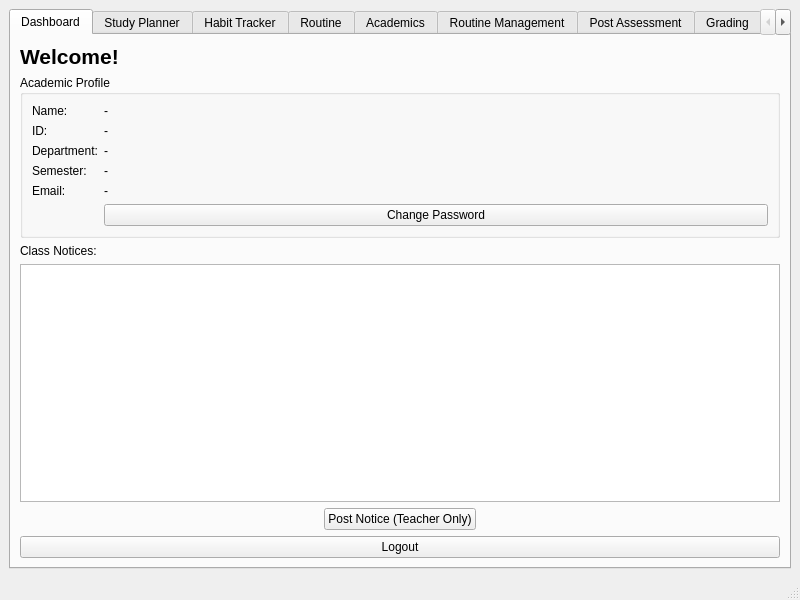
<?xml version="1.0" encoding="UTF-8"?>
<ui version="4.0">
 <class>MainWindow</class>
 <widget class="QMainWindow" name="MainWindow">
  <property name="geometry">
   <rect>
    <x>0</x>
    <y>0</y>
    <width>800</width>
    <height>600</height>
   </rect>
  </property>
  <property name="windowTitle">
   <string>Acadence</string>
  </property>
  <widget class="QWidget" name="centralwidget">
   <layout class="QVBoxLayout" name="verticalLayout">
    <item>
     <widget class="QTabWidget" name="tabWidget">
      <property name="currentIndex">
       <number>0</number>
      </property>
      
      <!-- TAB 1: DASHBOARD & NOTICES -->
      <widget class="QWidget" name="tab_dashboard">
       <attribute name="title">
        <string>Dashboard</string>
       </attribute>
       <layout class="QVBoxLayout" name="verticalLayout_dash">
        <item>
         <widget class="QLabel" name="label_welcome">
          <property name="text">
           <string>Welcome!</string>
          </property>
          <property name="font">
           <font>
            <pointsize>16</pointsize>
            <bold>true</bold>
           </font>
          </property>
         </widget>
        </item>
        <item>
         <widget class="QGroupBox" name="groupBox_profile">
          <property name="title">
           <string>Academic Profile</string>
          </property>
          <layout class="QFormLayout" name="formLayout_profile">
           <item row="0" column="0">
            <widget class="QLabel" name="lbl_p_name"><property name="text"><string>Name:</string></property></widget>
           </item>
           <item row="0" column="1">
            <widget class="QLabel" name="val_p_name"><property name="text"><string>-</string></property></widget>
           </item>
           <item row="1" column="0">
            <widget class="QLabel" name="lbl_p_id"><property name="text"><string>ID:</string></property></widget>
           </item>
           <item row="1" column="1">
            <widget class="QLabel" name="val_p_id"><property name="text"><string>-</string></property></widget>
           </item>
           <item row="2" column="0">
            <widget class="QLabel" name="lbl_p_dept"><property name="text"><string>Department:</string></property></widget>
           </item>
           <item row="2" column="1">
            <widget class="QLabel" name="val_p_dept"><property name="text"><string>-</string></property></widget>
           </item>
           <item row="3" column="0">
            <widget class="QLabel" name="lbl_p_sem"><property name="text"><string>Semester:</string></property></widget>
           </item>
           <item row="3" column="1">
            <widget class="QLabel" name="val_p_sem"><property name="text"><string>-</string></property></widget>
           </item>
           <item row="4" column="0">
            <widget class="QLabel" name="lbl_p_email"><property name="text"><string>Email:</string></property></widget>
           </item>
           <item row="4" column="1">
            <widget class="QLabel" name="val_p_email"><property name="text"><string>-</string></property></widget>
           </item>
           <item row="5" column="1">
            <widget class="QPushButton" name="btnChangePassword">
             <property name="text">
              <string>Change Password</string>
             </property>
             <property name="fixedWidth">
              <number>200</number>
             </property>
            </widget>
           </item>
          </layout>
         </widget>
        </item>
        <item>
         <widget class="QLabel" name="label_notices">
          <property name="text">
           <string>Class Notices:</string>
          </property>
         </widget>
        </item>
        <item>
         <widget class="QListWidget" name="noticeListWidget"/>
        </item>
        <item>
         <layout class="QHBoxLayout" name="hbox_notice_btn">
          <item>
           <spacer name="hspacer_notice_l">
            <property name="orientation"><enum>Qt::Horizontal</enum></property>
            <property name="sizeHint" stdset="0"><size><width>40</width><height>20</height></size></property>
           </spacer>
          </item>
          <item>
           <widget class="QPushButton" name="addNoticeButton">
            <property name="text"><string>Post Notice (Teacher Only)</string></property>
            <property name="maximumWidth"><number>280</number></property>
           </widget>
          </item>
          <item>
           <spacer name="hspacer_notice_r">
            <property name="orientation"><enum>Qt::Horizontal</enum></property>
            <property name="sizeHint" stdset="0"><size><width>40</width><height>20</height></size></property>
           </spacer>
          </item>
         </layout>
        </item>
        <item>
         <widget class="QPushButton" name="logoutButton">
          <property name="text">
           <string>Logout</string>
          </property>
         </widget>
        </item>
       </layout>
      </widget>

      <!-- TAB 2: STUDY PLANNER -->
      <widget class="QWidget" name="tab_planner">
       <attribute name="title">
        <string>Study Planner</string>
       </attribute>
       <layout class="QVBoxLayout" name="verticalLayout_plan">
        <item>
         <widget class="QListWidget" name="taskListWidget"/>
        </item>
        <item>
         <layout class="QHBoxLayout" name="horizontalLayout_task">
          <item>
           <widget class="QLineEdit" name="taskLineEdit">
            <property name="placeholderText">
             <string>New Task Description...</string>
            </property>
           </widget>
          </item>
          <item>
           <widget class="QPushButton" name="addTaskButton">
            <property name="text">
             <string>Add Task</string>
            </property>
           </widget>
          </item>
          <item>
           <widget class="QPushButton" name="btnDeleteTask">
            <property name="text">
             <string>Delete Task</string>
            </property>
            <property name="cursor">
             <cursorShape>PointingHandCursor</cursorShape>
            </property>
            <property name="toolTip"><string>Delete Selected Task</string></property>
           </widget>
          </item>
          <item>
           <widget class="QPushButton" name="btnClearCompletedTasks">
            <property name="text">
             <string>Clear Completed</string>
            </property>
            <property name="cursor">
             <cursorShape>PointingHandCursor</cursorShape>
            </property>
            <property name="toolTip"><string>Delete All Completed Tasks</string></property>
           </widget>
          </item>
         </layout>
        </item>
        
        <item>
         <widget class="QGroupBox" name="groupBox_timer">
          <property name="title">
           <string>Focus Timer</string>
          </property>
          <layout class="QVBoxLayout" name="verticalLayout_timer">
           <item>
            <widget class="QLabel" name="label_timerDisplay">
             <property name="font">
              <font>
               <pointsize>72</pointsize>
               <bold>true</bold>
              </font>
             </property>
             <property name="text">
              <string>00:00</string>
             </property>
             <property name="alignment">
              <set>Qt::AlignCenter</set>
             </property>
            </widget>
           </item>
           <item>
            <layout class="QHBoxLayout" name="horizontalLayout_timerControls">
             <item>
              <widget class="QLabel" name="label_min">
               <property name="text">
                <string>Minutes:</string>
               </property>
              </widget>
             </item>
             <item>
              <widget class="QSpinBox" name="spinTimerMinutes">
               <property name="value">
                <number>25</number>
               </property>
              </widget>
             </item>
             <item>
              <widget class="QPushButton" name="btnTimerStart">
               <property name="text"><string>Start</string></property>
               <property name="maximumWidth"><number>130</number></property>
              </widget>
             </item>
             <item>
              <widget class="QPushButton" name="btnTimerPause">
               <property name="text"><string>Pause</string></property>
               <property name="maximumWidth"><number>130</number></property>
              </widget>
             </item>
             <item>
              <widget class="QPushButton" name="btnTimerStop">
               <property name="text"><string>Stop</string></property>
               <property name="maximumWidth"><number>130</number></property>
              </widget>
             </item>
            </layout>
           </item>
          </layout>
         </widget>
        </item>
       </layout>
      </widget>

      <!-- TAB 3: HABIT TRACKER -->
      <widget class="QWidget" name="tab_habits">
       <attribute name="title">
        <string>Habit Tracker</string>
       </attribute>
       <layout class="QVBoxLayout" name="verticalLayout_habit">
        <item>
         <widget class="QGroupBox" name="groupBox_prayers">
          <property name="title"><string>Daily Prayers (Today)</string></property>
          <layout class="QHBoxLayout" name="hbox_prayers">
           <item>
            <spacer name="hspacer_pray_l">
             <property name="orientation"><enum>Qt::Horizontal</enum></property>
             <property name="sizeHint" stdset="0"><size><width>40</width><height>20</height></size></property>
            </spacer>
           </item>
           <item><widget class="QCheckBox" name="chkFajr"><property name="text"><string>🌅 Fajr</string></property></widget></item>
           <item><widget class="QCheckBox" name="chkDhuhr"><property name="text"><string>☀️ Dhuhr</string></property></widget></item>
           <item><widget class="QCheckBox" name="chkAsr"><property name="text"><string>🌤 Asr</string></property></widget></item>
           <item><widget class="QCheckBox" name="chkMaghrib"><property name="text"><string>🌇 Maghrib</string></property></widget></item>
           <item><widget class="QCheckBox" name="chkIsha"><property name="text"><string>🌙 Isha</string></property></widget></item>
           <item>
            <spacer name="hspacer_pray_r">
             <property name="orientation"><enum>Qt::Horizontal</enum></property>
             <property name="sizeHint" stdset="0"><size><width>40</width><height>20</height></size></property>
            </spacer>
           </item>
          </layout>
         </widget>
        </item>
        <item>
         <widget class="QTableWidget" name="habitTableWidget">
          <property name="selectionBehavior">
           <enum>QAbstractItemView::SelectRows</enum>
          </property>
          <property name="editTriggers">
           <set>QAbstractItemView::NoEditTriggers</set>
          </property>
          <property name="alternatingRowColors">
           <bool>true</bool>
          </property>
          <column>
           <property name="text">
            <string>Type</string>
           </property>
          </column>
          <column>
           <property name="text">
            <string>Name</string>
           </property>
          </column>
          <column>
           <property name="text">
            <string>Progress</string>
           </property>
          </column>
          <column>
           <property name="text">
            <string>Streak</string>
           </property>
          </column>
          <column>
           <property name="text">
            <string>Status</string>
           </property>
          </column>
         </widget>
        </item>
        <item>
         <layout class="QHBoxLayout" name="horizontalLayout_habitButtons">
          <item>
           <spacer name="hspacer_habit_l">
            <property name="orientation"><enum>Qt::Horizontal</enum></property>
            <property name="sizeHint" stdset="0"><size><width>40</width><height>20</height></size></property>
           </spacer>
          </item>
          <item>
           <widget class="QPushButton" name="btnAddHabit">
            <property name="text"><string>Create Habit</string></property>
            <property name="maximumWidth"><number>200</number></property>
           </widget>
          </item>
          <item>
           <widget class="QPushButton" name="btnPerformHabit">
            <property name="text"><string>Perform</string></property>
            <property name="maximumWidth"><number>160</number></property>
           </widget>
          </item>
          <item>
           <widget class="QPushButton" name="btnDeleteHabit">
            <property name="text"><string>Delete Habit</string></property>
            <property name="maximumWidth"><number>200</number></property>
           </widget>
          </item>
          <item>
           <spacer name="hspacer_habit_r">
            <property name="orientation"><enum>Qt::Horizontal</enum></property>
            <property name="sizeHint" stdset="0"><size><width>40</width><height>20</height></size></property>
           </spacer>
          </item>
         </layout>
        </item>
        <item>
         <widget class="QGroupBox" name="groupBox_workoutTimer">
          <property name="title">
           <string>Habit Timer</string>
          </property>
          <layout class="QVBoxLayout" name="verticalLayout_workoutTimer">
           <item>
            <widget class="QLabel" name="label_workoutTimerDisplay">
             <property name="font">
              <font>
               <pointsize>72</pointsize>
               <bold>true</bold>
              </font>
             </property>
             <property name="text">
              <string>00:00.00</string>
             </property>
             <property name="alignment">
              <set>Qt::AlignCenter</set>
             </property>
            </widget>
           </item>
           <item>
            <layout class="QHBoxLayout" name="horizontalLayout_workoutTimerControls">
             <item>
              <spacer name="hspacer_workout_l">
               <property name="orientation"><enum>Qt::Horizontal</enum></property>
               <property name="sizeHint" stdset="0"><size><width>40</width><height>20</height></size></property>
              </spacer>
             </item>
             <item>
              <widget class="QPushButton" name="btnWorkoutStart">
               <property name="text"><string>Start</string></property>
               <property name="maximumWidth"><number>130</number></property>
              </widget>
             </item>
             <item>
              <widget class="QPushButton" name="btnWorkoutPause">
               <property name="text"><string>Pause</string></property>
               <property name="maximumWidth"><number>130</number></property>
              </widget>
             </item>
             <item>
              <widget class="QPushButton" name="btnWorkoutStop">
               <property name="text"><string>Stop</string></property>
               <property name="maximumWidth"><number>130</number></property>
              </widget>
             </item>
             <item>
              <spacer name="hspacer_workout_r">
               <property name="orientation"><enum>Qt::Horizontal</enum></property>
               <property name="sizeHint" stdset="0"><size><width>40</width><height>20</height></size></property>
              </spacer>
             </item>
            </layout>
           </item>
          </layout>
         </widget>
        </item>
       </layout>
      </widget>

      <!-- TAB 5: ROUTINE (Student) -->
      <widget class="QWidget" name="tab_routine">
       <attribute name="title">
        <string>Routine</string>
       </attribute>
       <layout class="QVBoxLayout" name="verticalLayout_routine">
        <item>
         <widget class="QComboBox" name="comboRoutineDay">
          <item><property name="text"><string>Sunday</string></property></item>
          <item><property name="text"><string>Monday</string></property></item>
          <item><property name="text"><string>Tuesday</string></property></item>
          <item><property name="text"><string>Wednesday</string></property></item>
          <item><property name="text"><string>Thursday</string></property></item>
          <item><property name="text"><string>Friday</string></property></item>
          <item><property name="text"><string>Saturday</string></property></item>
         </widget>
        </item>
        <item>
         <widget class="QTableWidget" name="tableRoutine">
          <column><property name="text"><string>Time</string></property></column>
          <column><property name="text"><string>Course</string></property></column>
          <column><property name="text"><string>Room</string></property></column>
          <column><property name="text"><string>Instructor</string></property></column>
          <column><property name="text"><string>Status</string></property></column>
          <property name="editTriggers">
           <set>QAbstractItemView::NoEditTriggers</set>
          </property>
          <property name="selectionBehavior"><enum>QAbstractItemView::SelectRows</enum></property>
          <property name="alternatingRowColors">
           <bool>true</bool>
          </property>
         </widget>
        </item>
       </layout>
      </widget>

      <!-- TAB 6: ACADEMICS (Student) -->
      <widget class="QWidget" name="tab_academics">
       <attribute name="title">
        <string>Academics</string>
       </attribute>
       <layout class="QVBoxLayout" name="verticalLayout_academics">
        <item>
         <widget class="QLabel" name="lbl_assessments"><property name="text"><string>Upcoming Assessments:</string></property></widget>
        </item>
        <item>
         <widget class="QListWidget" name="listAssessments"/>
        </item>
        <item>
         <widget class="QLabel" name="lbl_attendance"><property name="text"><string>Attendance &amp; Grades:</string></property></widget>
        </item>
        <item>
         <widget class="QTableWidget" name="tableAcademics">
          <column><property name="text"><string>Course</string></property></column>
          <column><property name="text"><string>Attendance %</string></property></column>
          <column><property name="text"><string>Score</string></property></column>
          <column><property name="text"><string>Status</string></property></column>
          <property name="alternatingRowColors">
           <bool>true</bool>
          </property>
         </widget>
        </item>
       </layout>
      </widget>

      <!-- TAB 7: TEACHER ROUTINE -->
      <widget class="QWidget" name="tab_teacher_routine">
       <attribute name="title">
        <string>Routine Management</string>
       </attribute>
       <layout class="QVBoxLayout" name="verticalLayout_teacher_routine">
        <item>
         <widget class="QGroupBox" name="grp_routine_manage">
          <property name="title"><string>Manage Routine</string></property>
          <layout class="QHBoxLayout" name="hbox_routine_manage">
           <item><widget class="QComboBox" name="comboRoutineDayInput">
            <item><property name="text"><string>Sunday</string></property></item>
            <item><property name="text"><string>Monday</string></property></item>
            <item><property name="text"><string>Tuesday</string></property></item>
            <item><property name="text"><string>Wednesday</string></property></item>
            <item><property name="text"><string>Thursday</string></property></item>
            <item><property name="text"><string>Friday</string></property></item>
            <item><property name="text"><string>Saturday</string></property></item>
           </widget></item>
           <item>
            <widget class="QPushButton" name="btnCancelClass">
             <property name="text"><string>Cancel Selected Class</string></property>
            </widget>
           </item>
           <item>
            <widget class="QPushButton" name="btnRescheduleClass">
             <property name="text"><string>Exchange / Reschedule</string></property>
            </widget>
           </item>
            <item>
            <spacer name="horizontalSpacer_routine">
             <property name="orientation">
              <enum>Qt::Horizontal</enum>
             </property>
             <property name="sizeHint" stdset="0">
              <size>
               <width>40</width>
               <height>20</height>
              </size>
             </property>
            </spacer>
           </item>
          </layout>
         </widget>
        </item>
        <item>
         <widget class="QTableWidget" name="tableTeacherRoutine">
          <column><property name="text"><string>Time</string></property></column>
          <column><property name="text"><string>Course</string></property></column>
          <column><property name="text"><string>Room</string></property></column>
          <column><property name="text"><string>Semester</string></property></column>
          <property name="editTriggers">
           <set>QAbstractItemView::NoEditTriggers</set>
          </property>
          <property name="selectionBehavior"><enum>QAbstractItemView::SelectRows</enum></property>
          <property name="alternatingRowColors">
           <bool>true</bool>
          </property>
         </widget>
        </item>
       </layout>
      </widget>

      <!-- TAB 8: TEACHER ASSESSMENT -->
      <widget class="QWidget" name="tab_teacher_assessment">
       <attribute name="title">
        <string>Post Assessment</string>
       </attribute>
       <layout class="QVBoxLayout" name="verticalLayout_teacher_assessment">
        <item>
         <widget class="QGroupBox" name="grp_assessment">
          <property name="title"><string>Create Assessment</string></property>
          <layout class="QHBoxLayout" name="hbox_assessment">
           <item><widget class="QComboBox" name="comboTeacherCourse"/></item>
           <item><widget class="QLineEdit" name="editAssessmentTitle"><property name="placeholderText"><string>Title</string></property></widget></item>
           <item><widget class="QComboBox" name="comboAssessmentType">
            <item><property name="text"><string>Quiz</string></property></item>
            <item><property name="text"><string>Assignment</string></property></item>
            <item><property name="text"><string>Exam</string></property></item>
            <item><property name="text"><string>Lab</string></property></item>
            <item><property name="text"><string>Project</string></property></item>
            <item><property name="text"><string>Presentation</string></property></item>
           </widget></item>
           <item><widget class="QSpinBox" name="spinMaxMarks"><property name="value"><number>20</number></property></widget></item>
           <item><widget class="QPushButton" name="btnCreateAssessment"><property name="text"><string>Create</string></property></widget></item>
          </layout>
         </widget>
        </item>
        <item>
         <spacer name="verticalSpacer_assessment">
          <property name="orientation"><enum>Qt::Vertical</enum></property>
          <property name="sizeHint" stdset="0"><size><width>20</width><height>40</height></size></property>
         </spacer>
        </item>
       </layout>
      </widget>

      <!-- TAB 9: TEACHER GRADING -->
      <widget class="QWidget" name="tab_teacher_grades">
       <attribute name="title">
        <string>Grading</string>
       </attribute>
       <layout class="QVBoxLayout" name="verticalLayout_teacher_grades">
        <item>
         <widget class="QGroupBox" name="grp_grading">
          <property name="title"><string>Enter Grades</string></property>
          <layout class="QVBoxLayout" name="vbox_grading">
           <item>
            <layout class="QHBoxLayout" name="hbox_grading_controls">
             <item><widget class="QComboBox" name="comboTeacherAssessment"/></item>
             <item><widget class="QPushButton" name="btnSaveGrades"><property name="text"><string>Save Grades</string></property></widget></item>
            </layout>
           </item>
           <item>
            <widget class="QTableWidget" name="tableGrading">
             <column><property name="text"><string>Student ID</string></property></column>
             <column><property name="text"><string>Name</string></property></column>
             <column><property name="text"><string>Marks</string></property></column>
             <property name="alternatingRowColors">
              <bool>true</bool>
             </property>
            </widget>
           </item>
          </layout>
         </widget>
        </item>
       </layout>
      </widget>

      <!-- TAB 10: TEACHER ATTENDANCE -->
      <widget class="QWidget" name="tab_teacher_attendance">
       <attribute name="title">
        <string>Attendance</string>
       </attribute>
       <layout class="QVBoxLayout" name="verticalLayout_teacher_attendance">
        <item>
         <layout class="QHBoxLayout" name="hbox_attendance_controls">
          <item><widget class="QComboBox" name="comboAttendanceCourse">
           <property name="toolTip"><string>Select Course</string></property>
          </widget></item>
          <item><widget class="QPushButton" name="btnAddClassDate"><property name="text"><string>Add Class Column</string></property><property name="maximumWidth"><number>200</number></property></widget></item>
          <item><widget class="QPushButton" name="btnSaveAttendance"><property name="text"><string>Save Attendance</string></property><property name="maximumWidth"><number>200</number></property></widget></item>
         </layout>
        </item>
        <item>
         <widget class="QTableWidget" name="tableAttendance">
          <property name="selectionBehavior"><enum>QAbstractItemView::SelectRows</enum></property>
          <property name="alternatingRowColors">
           <bool>true</bool>
          </property>
         </widget>
        </item>
       </layout>
      </widget>

      <!-- TAB 11: QUERIES (Student & Teacher) -->
      <widget class="QWidget" name="tab_queries">
       <attribute name="title">
        <string>Q&amp;A</string>
       </attribute>
       <layout class="QVBoxLayout" name="verticalLayout_queries">
        <item>
         <widget class="QListWidget" name="listQueries"/>
        </item>
        <item>
         <layout class="QHBoxLayout" name="hbox_queries">
          <item>
           <widget class="QLineEdit" name="editQueryInput">
            <property name="placeholderText">
             <string>Query/Reply</string>
            </property>
           </widget>
          </item>
          <item>
           <widget class="QPushButton" name="btnQueryAction">
            <property name="text"><string>Send</string></property>
            <property name="maximumWidth"><number>130</number></property>
           </widget>
          </item>
         </layout>
        </item>
       </layout>
      </widget>

      <!-- TAB 12: ADMIN PANEL -->
      <widget class="QWidget" name="tab_admin">
       <attribute name="title">
        <string>Admin Panel</string>
       </attribute>
       <layout class="QVBoxLayout" name="verticalLayout_admin">
        
    <!-- EXISTING UI CONTENT MOVED HERE -->
    <item>
     <widget class="QComboBox" name="tableComboBox">
      <property name="toolTip">
       <string>Select Database Table</string>
      </property>
     </widget>
    </item>
    <item>
     <widget class="QLineEdit" name="searchLineEdit">
      <property name="placeholderText">
       <string>Search / Filter...</string>
      </property>
     </widget>
    </item>
    <item>
     <widget class="QTableView" name="adminTableView">
      <property name="selectionBehavior">
       <enum>QAbstractItemView::SelectRows</enum>
      </property>
      <property name="sortingEnabled">
       <bool>true</bool>
      </property>
      <property name="alternatingRowColors">
       <bool>true</bool>
      </property>
     </widget>
    </item>
    <item>
     <layout class="QHBoxLayout" name="horizontalLayout_buttons">
      <item>
       <spacer name="hspacer_admin_l">
        <property name="orientation"><enum>Qt::Horizontal</enum></property>
        <property name="sizeHint" stdset="0"><size><width>40</width><height>20</height></size></property>
       </spacer>
      </item>
      <item>
       <widget class="QPushButton" name="btnAddRow">
        <property name="text"><string>Add Row</string></property>
        <property name="maximumWidth"><number>180</number></property>
       </widget>
      </item>
      <item>
       <widget class="QPushButton" name="btnDeleteRow">
        <property name="text"><string>Delete Selected Row</string></property>
        <property name="maximumWidth"><number>220</number></property>
       </widget>
      </item>
      <item>
       <spacer name="hspacer_admin_r">
        <property name="orientation"><enum>Qt::Horizontal</enum></property>
        <property name="sizeHint" stdset="0"><size><width>40</width><height>20</height></size></property>
       </spacer>
      </item>
     </layout>
    </item>

       </layout>
      </widget>
     </widget>
    </item>
   </layout>
  </widget>
  <widget class="QMenuBar" name="menubar"/>
  <widget class="QStatusBar" name="statusbar"/>
 </widget>
 <resources/>
 <connections/>
</ui>
